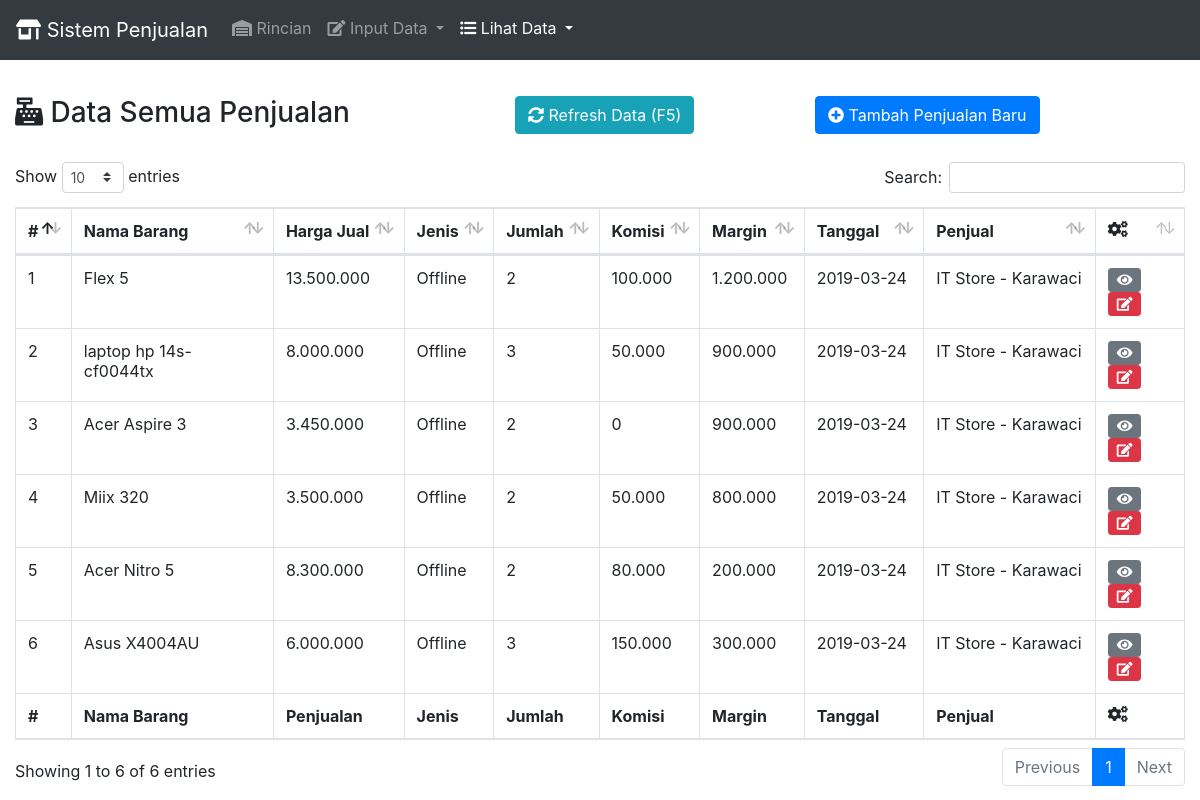
/lihatpenjualan.php (signed in), run on the app's committed database.
### tables this page shows
CREATE TABLE `data_penjualan` (
  `kode_penjualan` int(11) NOT NULL AUTO_INCREMENT,
  `kode_barang` int(11) DEFAULT '0',
  `nama_barang` varchar(255) DEFAULT NULL,
  `harga_penjualan` int(11) DEFAULT NULL,
  `harga_modal` int(11) DEFAULT NULL,
  `komisi` int(11) DEFAULT NULL,
  `jenis_penjualan` varchar(255) DEFAULT NULL,
  `jumlah` int(11) DEFAULT NULL,
  `kode_status` int(11) DEFAULT NULL,
  `tgl_penjualan` date DEFAULT NULL,
  `nama_akun` varchar(255) NOT NULL DEFAULT '',
  PRIMARY KEY (`kode_penjualan`),
  KEY `data_penjualan_ibfk_2` (`nama_akun`),
  KEY `data_penjualan_ibfk_3` (`kode_status`),
  CONSTRAINT `data_penjualan_ibfk_2` FOREIGN KEY (`nama_akun`) REFERENCES `data_akun` (`nama_akun`) ON DELETE NO ACTION ON UPDATE NO ACTION,
  CONSTRAINT `data_penjualan_ibfk_3` FOREIGN KEY (`kode_status`) REFERENCES `status_penjualan` (`kode_status`) ON DELETE NO ACTION ON UPDATE NO ACTION
);

CREATE TABLE `data_akun` (
  `id_akun` int(11) NOT NULL AUTO_INCREMENT,
  `nama_akun` varchar(255) NOT NULL DEFAULT '',
  `ket_akun` varchar(255) DEFAULT NULL,
  `password` varchar(255) DEFAULT NULL,
  `hak_akses` varchar(255) DEFAULT NULL,
  PRIMARY KEY (`id_akun`),
  UNIQUE KEY `nama_akun` (`nama_akun`)
);

### lihatpenjualan.php (the view, shortened to what this page needs)
<html>
<head>
  <link rel="stylesheet" href="https://use.fontawesome.com/releases/v5.7.0/css/all.css">
  <link rel="stylesheet" href="css/bootstrap.min.css">
  <link href="vendor/datatables/dataTables.bootstrap4.min.css" rel="stylesheet">
</head>
<body>
  <div class="fixed-top">
    <nav class="navbar navbar-expand-lg navbar-dark bg-dark">
      <a class="navbar-brand" href="index.php"><i class="fa fa-store-alt"></i> Sistem Penjualan</a>
      <div class="collapse navbar-collapse" id="navbarNavDropdown">
        <ul class="navbar-nav">
          <li class="nav-item">
            <a class="nav-link" href="index.php"><label class=" fa fa-warehouse"></label> Rincian <span class="sr-only">(current)</span></a>
          </li>
          <li class="nav-item dropdown">
            <a class="nav-link dropdown-toggle" href="#" id="navbarDropdownMenuLink" role="button" data-toggle="dropdown" aria-haspopup="true" aria-expanded="false">
              <label class="fa fa-edit"> </label> Input Data
            </a>
          </li>
          <li class="nav-item dropdown  active">
            <a class="nav-link dropdown-toggle" href="#" id="navbarDropdownMenuLink" role="button" data-toggle="dropdown" aria-haspopup="true" aria-expanded="false">
              <label class="fa fa-list-ul"> </label>
              Lihat Data
            </a>
          </li>
        </ul>
      </div>
    </nav>
  </div>
  <br><br><br><br>
  <div class="container-fluid">
    <div class="row">
      <div class="col-5">
        <h3><span class="fa fa-cash-register"></span> Data Semua Penjualan</h3><br>
      </div>
      <div class="col-3">
        <a href="lihatpenjualan.php"><button class="btn btn-info"><span class="fa fa-sync-alt"></span> Refresh Data (F5)</button></a>
      </div>
      <div class="col-3">
        <a href="inputpenjualan.php"><button class="btn btn-primary"><span class="fa fa-plus-circle"></span> Tambah Penjualan Baru</button></a>
      </div>
    </div>
    <div class="table-responsive">
     <table class="table table-bordered" id="dataTable" width="100%" cellspacing="0">
      <thead>
        <tr>
          <th title="Kode Penjualan">#</th>
          <th>Nama Barang</th>
          <th>Harga Jual</th>
          <th>Jenis</th>
          <th>Jumlah</th>
          <th>Komisi</th>
          <th>Margin</th>
          <th>Tanggal</th>
          <th>Penjual</th>
          <td><span class="fa fa-cogs"></span></td>
        </tr>
      </thead>
      <tfoot>
        <tr>
          <th title="Kode Penjualan">#</th>
          <th>Nama Barang</th>
          <th>Penjualan</th>
          <th>Jenis</th>
          <th>Jumlah</th>
          <th>Komisi</th>
          <th>Margin</th>
          <th>Tanggal</th>
          <th>Penjual</th>
          <th><span class="fa fa-cogs"></span></th>
        </tr>
      </tfoot>
      <tbody>
        <?php
        include_once 'koneksi.php';
        $datapenjualan=mysqli_query($conn, 'SELECT * FROM data_penjualan, data_akun WHERE data_penjualan.nama_akun = data_akun.nama_akun');
        while ($data=mysqli_fetch_array($datapenjualan)) {
          if ($data['kode_status']==1) {
            echo "<tr class=bg-warning id=booked>";
          } else {
             echo "<tr>";
          }
          ?>
            <td><?php echo $data['kode_penjualan']; ?></td>
            <td id="nama_barang"><?php echo $data['nama_barang']; ?></td>
            <td><?php echo number_format($data['harga_penjualan'],0,",","."); ?></td>
            <td><?php echo $data['jenis_penjualan']; ?></td>
            <td><?php echo $data['jumlah']; ?></td>
            <td><?php echo number_format($data['komisi'],0,",","."); ?></td>
            <td><?php echo number_format(($data['harga_penjualan']-$data['harga_modal'])*$data['jumlah'],0,",","."); ?></td>
            <td><?php echo $data['tgl_penjualan']; ?></td>
            <td><?php echo $data['ket_akun']; ?></td>
            <td>
              <button class="btn btn-secondary btn-sm lihatdata" title="Lihat Penjualan" id="<?php echo $data['kode_penjualan']; ?>"><span class="fa fa-eye"></span></button>
              <button class="btn btn-danger btn-sm ubahdata" title="Edit Penjualan" id="<?php echo $data['kode_penjualan']; ?>"><span class="fa fa-edit"></span></button>
            </td>
          </tr>
          <?php
        }
        ?>
      </tbody>
    </table>
  </div>
</div>
</body>
</html>

### data on the page
data_penjualan: kode_penjualan "1", nama_barang "Flex 5", harga_penjualan "13.500.000", jenis_penjualan "Offline", jumlah "2", komisi "100.000", ($data['harga_penjualan']-$data['harga_modal'])*$data['jumlah'] "1.200.000", tgl_penjualan "2019-03-24", data_akun.ket_akun "IT Store - Karawaci"
data_penjualan: kode_penjualan "2", nama_barang "laptop hp 14s-cf0044tx", harga_penjualan "8.000.000", jenis_penjualan "Offline", jumlah "3", komisi "50.000", ($data['harga_penjualan']-$data['harga_modal'])*$data['jumlah'] "900.000", tgl_penjualan "2019-03-24", data_akun.ket_akun "IT Store - Karawaci"
data_penjualan: kode_penjualan "3", nama_barang "Acer Aspire 3", harga_penjualan "3.450.000", jenis_penjualan "Offline", jumlah "2", komisi "0", ($data['harga_penjualan']-$data['harga_modal'])*$data['jumlah'] "900.000", tgl_penjualan "2019-03-24", data_akun.ket_akun "IT Store - Karawaci"
data_penjualan: kode_penjualan "4", nama_barang "Miix 320", harga_penjualan "3.500.000", jenis_penjualan "Offline", jumlah "2", komisi "50.000", ($data['harga_penjualan']-$data['harga_modal'])*$data['jumlah'] "800.000", tgl_penjualan "2019-03-24", data_akun.ket_akun "IT Store - Karawaci"
data_penjualan: kode_penjualan "5", nama_barang "Acer Nitro 5", harga_penjualan "8.300.000", jenis_penjualan "Offline", jumlah "2", komisi "80.000", ($data['harga_penjualan']-$data['harga_modal'])*$data['jumlah'] "200.000", tgl_penjualan "2019-03-24", data_akun.ket_akun "IT Store - Karawaci"
data_penjualan: kode_penjualan "6", nama_barang "Asus X4004AU", harga_penjualan "6.000.000", jenis_penjualan "Offline", jumlah "3", komisi "150.000", ($data['harga_penjualan']-$data['harga_modal'])*$data['jumlah'] "300.000", tgl_penjualan "2019-03-24", data_akun.ket_akun "IT Store - Karawaci"
